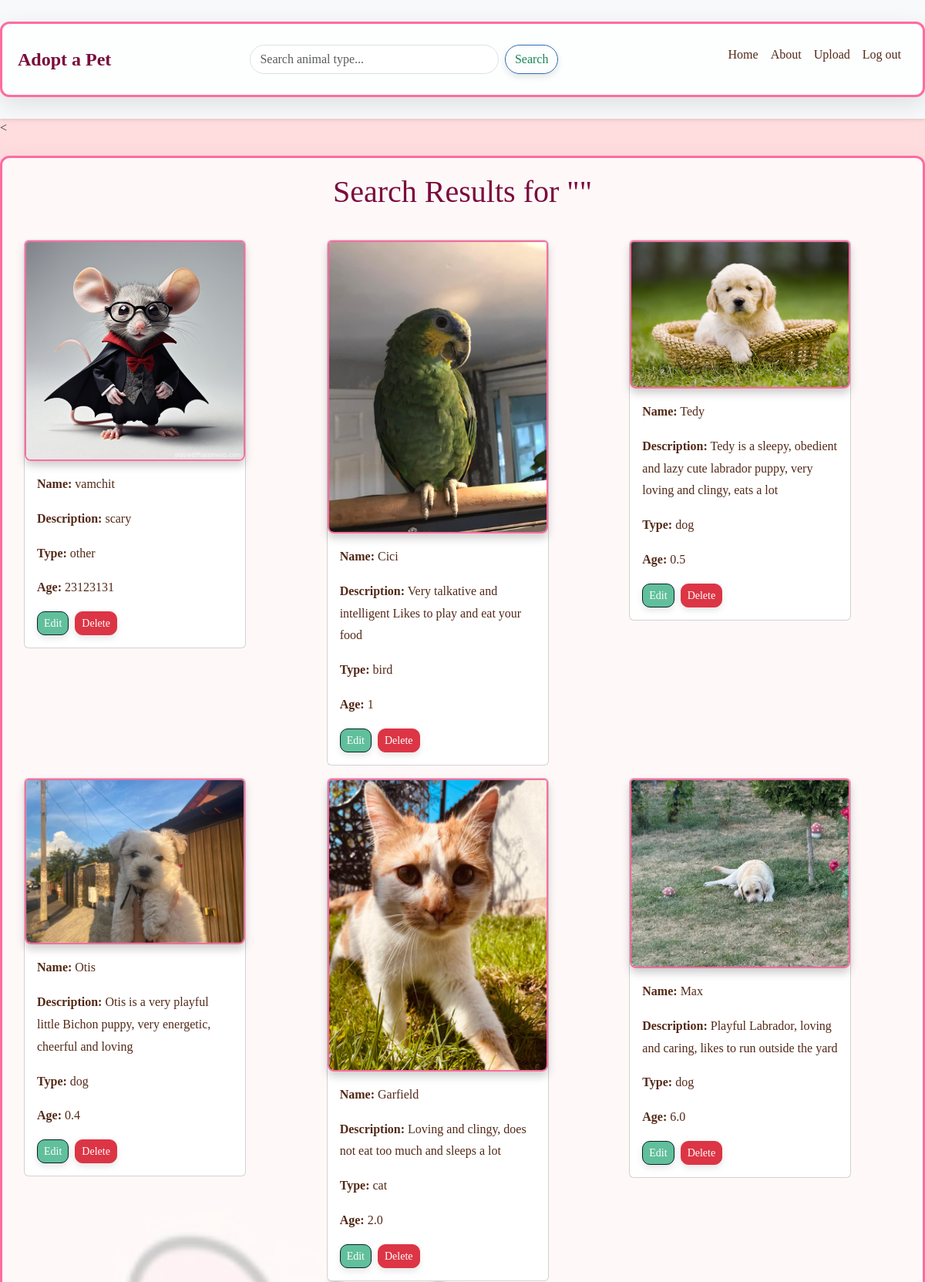
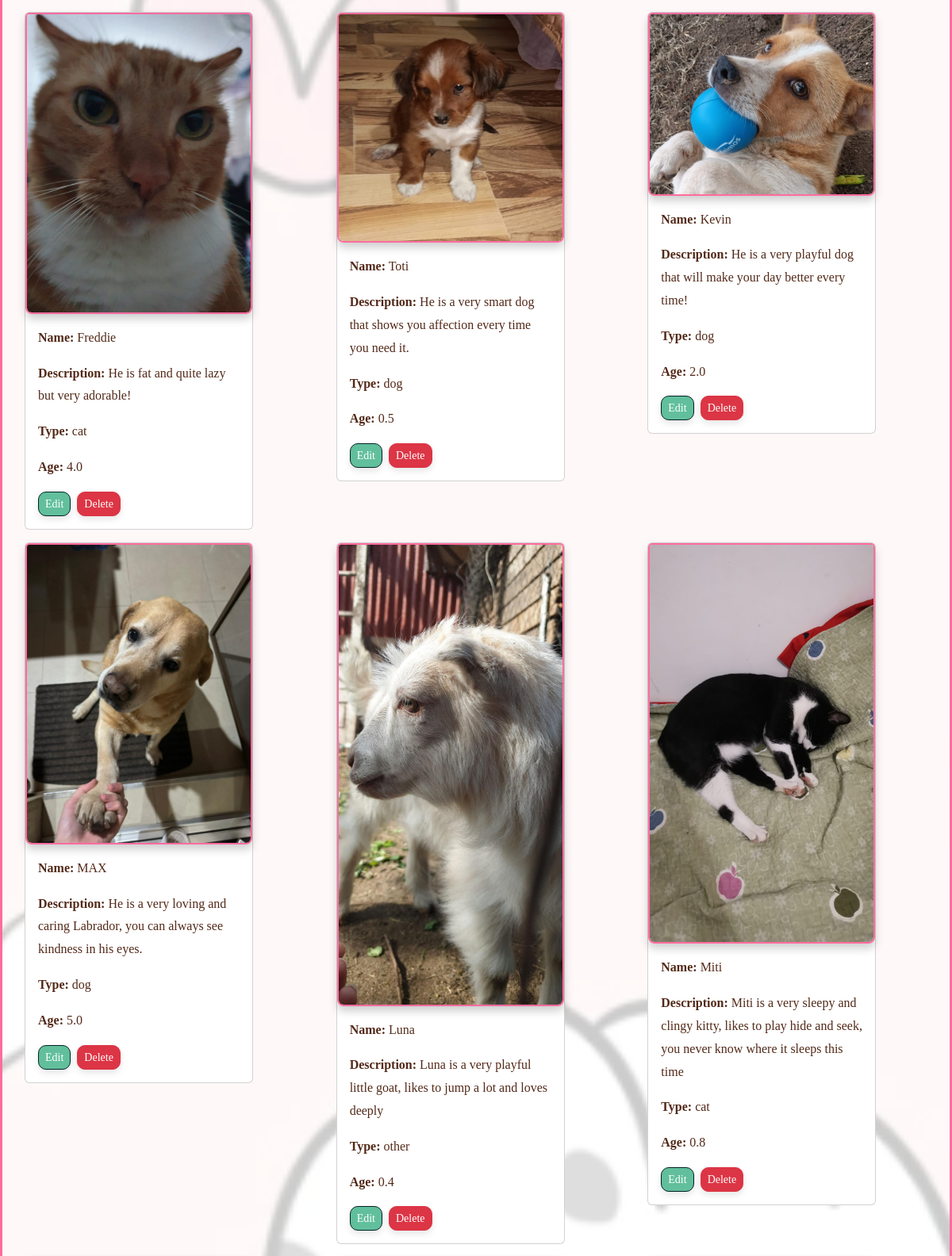
Page /search (signed in, upper part) on the committed database (2 pictures, top to bottom).
### app/models.py (models this page shows, shortened)
class Animal(db.Model):
    id = db.Column(db.Integer, primary_key=True)
    name = db.Column(db.String(100), nullable=False)
    age = db.Column(db.String(20), nullable=False)  # Age stored as string (e.g., "2 years")
    animal_type = db.Column(db.String(50), nullable=False)  # e.g., "dog", "cat"
    description = db.Column(db.Text, nullable=True)
    image = db.Column(db.String(255), nullable=False)  # Path to the image file

### app/backend/routes.py (the view)
@main.route('/search')
def search_animals():
    query = request.args.get('q', '').lower()
    results = Animal.query.filter(Animal.animal_type.ilike(f'%{query}%')).all()
    return render_template('animal_search_result.html', animals=results, query=query)

### app/backend/__init__.py (called while the page is built)
@login_manager.user_loader
def load_user(user_id):
    user = User.query.get(int(user_id))
    if user:
        return user
    return None

### app/models.py (called while the page is built)
    @property
    def is_active(self):
        return True  # Assuming the user is always active. You can modify this logic later.

### app/frontend/templates/animal_search_result.html (shortened to what this page needs)
{% extends "home.html" %}
{% block content %}
<h1 class="text-center">Search Results for "{{ query }}"</h1>
<div class="row">
    {% if animals %}
        {% for animal in animals %}
        <div class="col-12 col-md-6 col-lg-4">
            <div class="card m-2" style="width: 18rem;">
                <img src="{{ url_for('static', filename=animal.image) }}" class="card-img-top" alt="{{ animal.name }}">
                <div class="card-body">
                    <p class="card-text"><strong>Name:</strong> {{ animal.name }}</p>
                    <p class="card-text"><strong>Description:</strong> {{ animal.description }}</p>
                    <p class="card-text"><strong>Type:</strong> {{ animal.animal_type }}</p>
                    <p class="card-text"><strong>Age:</strong> {{ animal.age }}</p>
                    <div class="d-flex justify-content-between mt-2">
                        {% if current_user.is_admin %}
                        <div class="d-flex">
                            <a href="{{ url_for('main.edit_animal', animal_id=animal.id) }}" class="btn btn-primary btn-sm me-2">Edit</a>
                            <form action="{{ url_for('main.delete_animal', animal_id=animal.id) }}" method="POST">
                                <button type="submit" class="btn btn-danger btn-sm">Delete</button>
                            </form>
                        </div>
                        {% endif %}
                    </div>
                </div>
            </div>
        </div>
        {% endfor %}
    {% else %}
        <p class="text-center">No results found for your query.</p>
    {% endif %}
</div>
{% endblock %}

### app/frontend/static/css/style.css (style rules this page uses)
body { font-family: 'Georgia', serif; background-color: #FDDCDDFF; margin: 0; padding: 0; background-image: url('/static/images/background.png'); background-size: cover; background-repeat: no-repeat; background-attachment: fixed; background-position: center; }
h1, h2 { color: #7A0C3C; font-family: 'Playfair Display', serif; }
img { border-radius: 8px; box-shadow: 0 6px 12px rgba(0, 0, 0, 0.2); border: 2px solid #ff6c9f; }
button { background-color: #ff6ca4; color: #fff; border: none; padding: 14px 28px; border-radius: 6px; cursor: pointer; font-size: 18px; box-shadow: 0 6px 12px rgba(0, 0, 0, 0.2); transition: all 0.3s ease; }
p { line-height: 1.8; color: #532918; }
.btn { transition: background-color 0.3s ease, transform 0.3s ease; }
.card-img-top { transition: transform 0.3s ease; }
.btn { border-radius: 10px; box-shadow: 0px 4px 8px rgba(0, 0, 0, 0.1); }
.btn-primary { background-color: #61bf9c; border-color: #042125; }
body { background-color: #cdc5c5; color: #333; }
.card { transition: transform 0.3s ease; }
h1 { text-align: center; margin-bottom: 30px; }
img { max-width: 100%; height: auto; display: block; margin: 0 auto; }

### rows in the picture
Animal: image (picture), name "vamchit", description "scary", animal_type "other", age "23123131"
Animal: image+name (picture), name "Cici", description "Very talkative and intelligent Likes to play and eat your food", animal_type "bird", age "1"
Animal: image+name (picture), name "Tedy", description "Tedy is a sleepy, obedient and lazy cute labrador puppy, very loving and clingy, eats a lot", animal_type "dog", age "0.5"
Animal: image+name (picture), name "Otis", description "Otis is a very playful little Bichon puppy, very energetic, cheerful and loving", animal_type "dog", age "0.4"
Animal: image+name (picture), name "Garfield", description "Loving and clingy, does not eat too much and sleeps a lot", animal_type "cat", age "2.0"
Animal: image (picture), name "Max", description "Playful Labrador, loving and caring, likes to run outside the yard", animal_type "dog", age "6.0"
Animal: image (picture), name "Freddie", description "He is fat and quite lazy but very adorable!", animal_type "cat", age "4.0"
Animal: image (picture), name "Toti", description "He is a very smart dog that shows you affection every time you need it.", animal_type "dog", age "0.5"
Animal: image (picture), name "Kevin", description "He is a very playful dog that will make your day better every time!", animal_type "dog", age "2.0"
Animal: image (picture), name "MAX", description "He is a very loving and caring Labrador, you can always see kindness in his eyes.", animal_type "dog", age "5.0"
Animal: image+name (picture), name "Luna", description "Luna is a very playful little goat, likes to jump a lot and loves deeply", animal_type "other", age "0.4"
Animal: image+name (picture), name "Miti", description "Miti is a very sleepy and clingy kitty, likes to play hide and seek, you never know where it sleeps this time", animal_type "cat", age "0.8"
